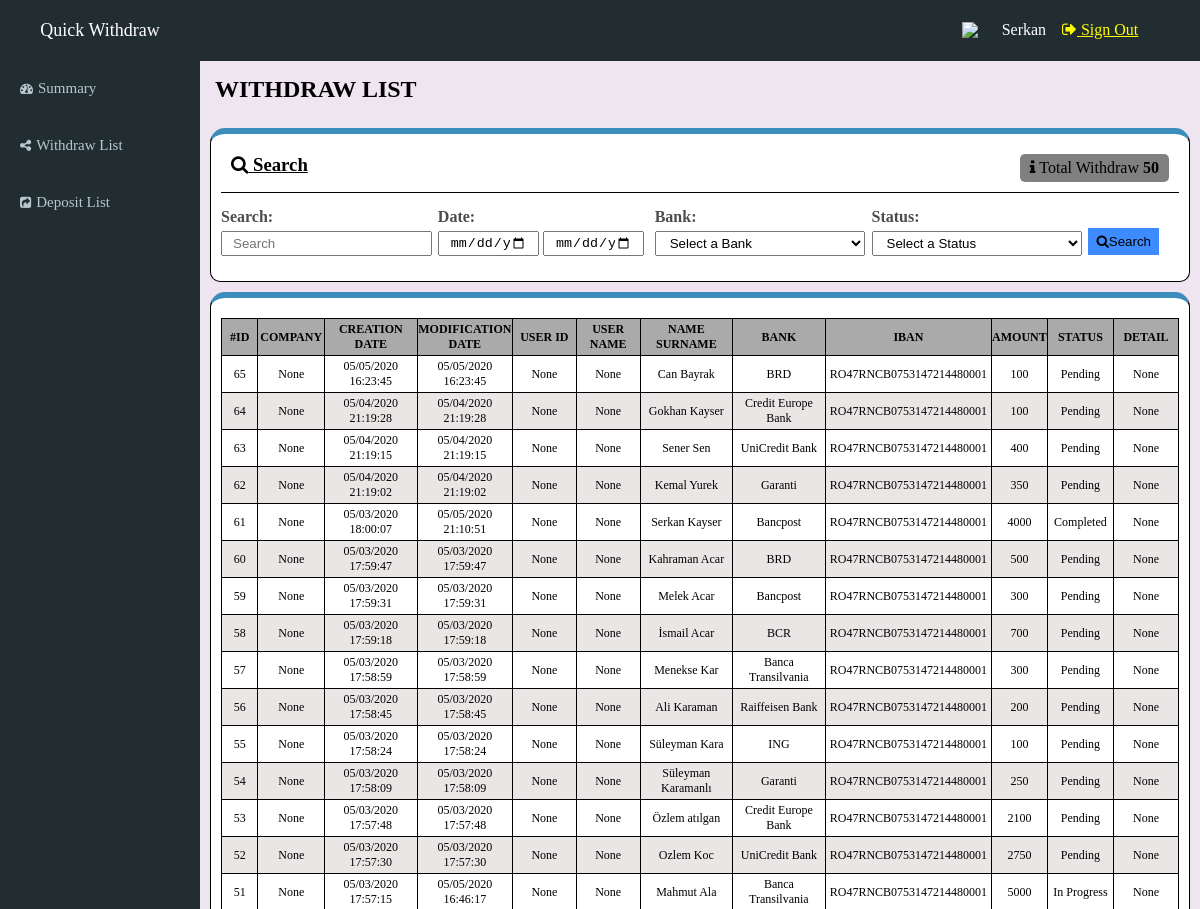
/wd_list/ (signed in, upper part), run on an earlier commit of the app's database.
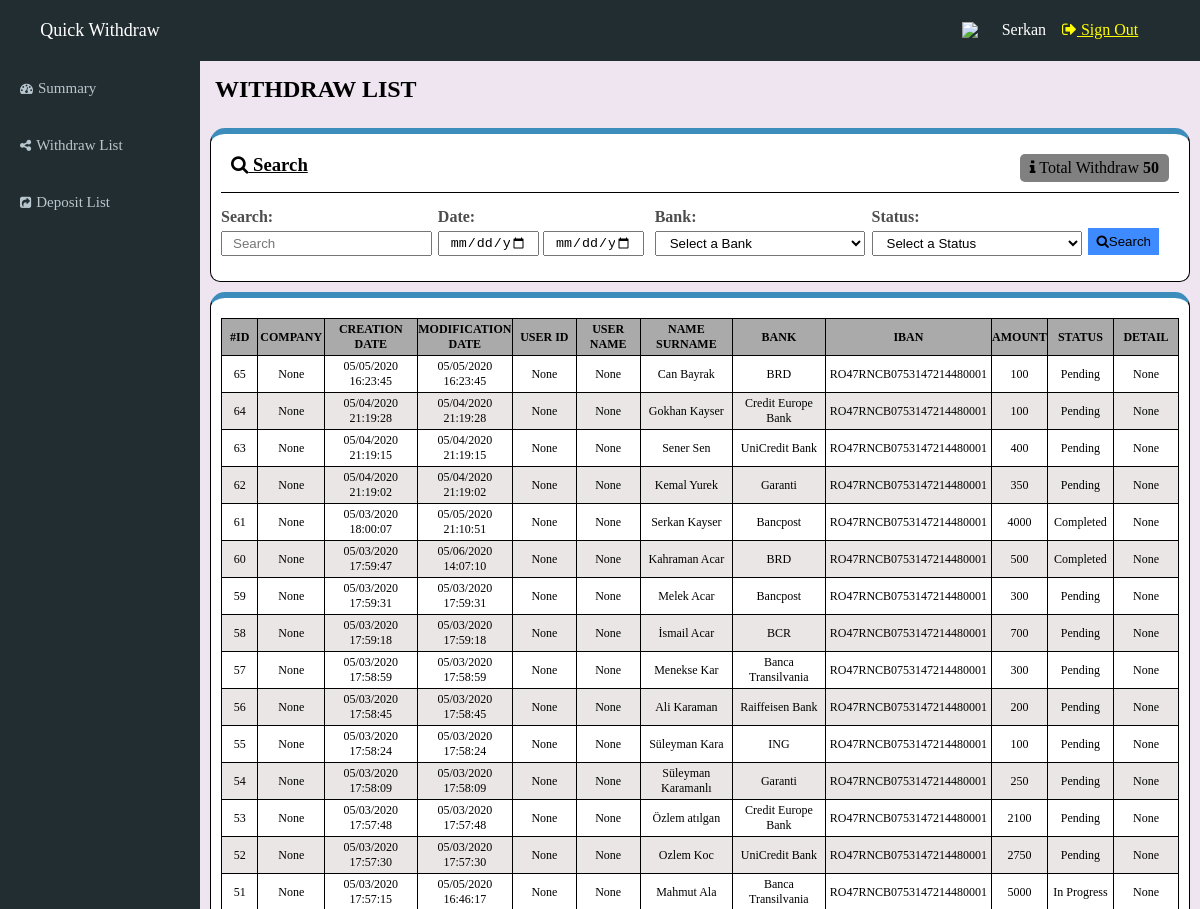
And on a later commit of the database.
### first_app/models.py (models this page shows, shortened)
class Witdrawal_Form(models.Model):
    id = models.AutoField(unique=True, primary_key=True)
    name = models.CharField(max_length=264)
    all_bank_name = (
        ('Banca Transilvania', 'Banca Transilvania'),
        ('Bancpost', 'Bancpost'),
        ('BCR', 'BCR'),
        ('BRD', 'BRD'),
        ('CEC Bank', 'CEC Bank'),
        ('Credit Europe Bank', 'Credit Europe Bank'),
        ('First Bank', 'First Bank'),
        ('Garanti', 'Garanti'),
        ('ING', 'ING'),
        ('UniCredit Bank', 'UniCredit Bank'),
        ('Raiffeisen Bank', 'Raiffeisen Bank'),
    )
    bank_name = models.CharField(max_length=50, default='' ,choices=all_bank_name)
    iban = models.CharField(max_length=26)
    amount = models.IntegerField()
    all_status = (
        ('Pending', 'Pending'),
        ('In Progress', 'In Progress'),
        ('Completed', 'Completed'),
        ('Rejected', 'Rejected'),
    )
    status = models.CharField(max_length=15, default='Pending', choices=all_status)
    created_date = models.DateTimeField(default=now,editable=False)
    modified_date = models.DateTimeField(auto_now=True)

### first_app/views.py (the view)
# urls.py: path('wd_list/', views.wd_list_pg, name='wd_list'),
@login_required
def wd_list_pg(request):
    withdraw_list = Witdrawal_Form.objects.order_by('-id')
    counter = 0
    for wd in withdraw_list:
        counter += 1
    my_context = {
        'Witdrawal_Form': withdraw_list,
        'Sum': counter,
    }
    return render(request, 'first_app/wd_list_pg.html', context=my_context)

### templates/first_app/wd_list_pg.html (shortened to what this page needs)
{% extends 'first_app/base.html' %}
{% block content %}
<section class="content">
    <h2>WITHDRAW LIST</h2>
    <div class="divSearch">
        <div class="divSearch1-1">
            <h3 class="search_bar"><i class="fa fa-search"></i> Search</h3>
            <p><i class="fa fa-info"></i> Total Withdraw
              <span class="total">
                {{ Sum }}
              </span></p>
        </div>
        <form class="divSearch1-2" action="{% url 'search_wd' %}" method="get">
            <div class="search1">
                <label for="">Search:</label>
                <input type="text" placeholder="Search" name="q">
            </div>
            <div class="search2">
                <label for="">Date:</label>
                    <div class="searchDate">
                    <input type="date" name="q1">
                    <input type="date" name="q2">
                </div>
            </div>
            <div class="search3">
                <label for="">Bank:</label>
                <select name="q3" id="">
                    <option value="">Select a Bank</option>
                </select>
            </div>
            <div class="search4">
                <label for="">Status:</label>
                <select name="q4" id="">
                    <option value="">Select a Status</option>
                </select>
            </div>
            <div class="search5">
                <button class="searchButton"><i class="fa fa-search"></i>Search</button>
            </div>
        </form>
    </div>
    <div class="withdrawList">
        {% if Witdrawal_Form %}
          <table>
              <tr>
                  <th>#ID</th>
                  <th>COMPANY</th>
                  <th>CREATION DATE</th>
                  <th>MODIFICATION DATE</th>
                  <th>USER ID</th>
                  <th>USER NAME</th>
                  <th>NAME SURNAME</th>
                  <th>BANK</th>
                  <th>IBAN</th>
                  <th>AMOUNT</th>
                  <th>STATUS</th>
                  <th>DETAIL</th>
              </tr>
              <tr>
                {% for cek in Witdrawal_Form %}
                <td>{{ cek.id }} </td>
                <td>{{ None }} </td>
                <td>{{ cek.created_date|date:"SHORT_DATE_FORMAT" }} {{ cek.created_date|time:"H:i:s" }} </td>
                <td>{{ cek.modified_date|date:"SHORT_DATE_FORMAT" }} {{ cek.modified_date|time:"H:i:s" }} </td>
                <td>{{ None }} </td>
                <td>{{ None }} </td>
                <td>{{ cek.name }}</td>
                <td>{{ cek.bank_name }}</td>
                <td>{{ cek.iban }}</td>
                <td>{{ cek.amount }}</td>
                <td>{{ cek.status }}</td>
                <td>{{ None }} </td>
              </tr>
                {% endfor %}
          </table>
        {% else %}
            <p>You dont have any data</p>
        {% endif %}
    </div>
</section>
{% endblock %}

What changed in the data, as far as the page shows it:
changed Witdrawal_Form "Kahraman Acar": modified_date "05/03/2020" → "05/06/2020"; modified_date "17:59:47" → "14:07:10"; status "Pending" → "Completed"
